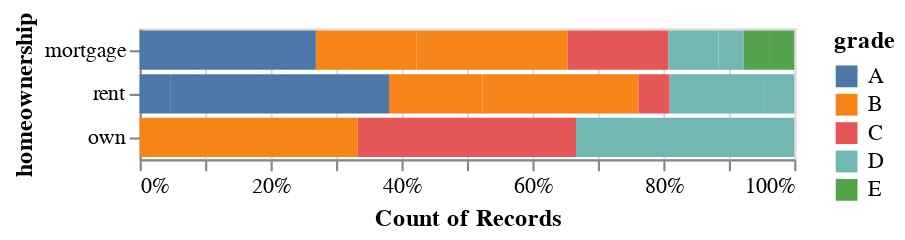

Notebook source saved alongside this figure:
### Code cell
alt.Chart(df).mark_bar().encode(
    x=alt.X('count()', stack='normalize'),
    y=alt.Y('homeownership').sort('-x'), 
    color='grade', 
    tooltip=['count(homeownership)','term']
).interactive()

### Figure 1 — Vega-Lite specification as saved in the notebook (floating-point values rounded to 4 significant figures)
{"config": {"view": {"continuousWidth": 300, "continuousHeight": 300}}, "data": {"name": "data-6518b6c753e8b6e4fb2928371445a5ee"}, "mark": {"type": "bar"}, "encoding": {"color": {"field": "grade", "type": "nominal"}, "tooltip": [{"aggregate": "count", "field": "homeownership", "type": "nominal"}, {"field": "term", "type": "quantitative"}], "x": {"aggregate": "count", "stack": "normalize", "type": "quantitative"}, "y": {"field": "homeownership", "sort": "-x", "type": "nominal"}}, "params": [{"name": "param_3", "select": {"type": "interval", "encodings": ["x", "y"]}, "bind": "scales"}], "$schema": "https://vega.github.io/schema/vega-lite/v5.20.1.json", "datasets": {"data-6518b6c753e8b6e4fb2928371445a5ee": [{"state": "NJ", "emp_length": 3.0, "term": 60, "homeownership": "rent", "annual_income": 59000, "verified_income": "Not Verified", "debt_to_income": 0.5575, "total_credit_limit": 95131, "total_credit_utilized": 32894, "num_cc_carrying_balance": 8, "loan_purpose": "debt_consolidation", "loan_amount": 22000, "grade": "B", "interest_rate": 10.9, "public_record_bankrupt": 0, "loan_status": "Current", "has_second_income": false, "total_income": 59000}, {"state": "CA", "emp_length": 10.0, "term": 36, "homeownership": "rent", "annual_income": 60000, "verified_income": "Not Verified", "debt_to_income": 1.306, "total_credit_limit": 51929, "total_credit_utilized": 78341, "num_cc_carrying_balance": 2, "loan_purpose": "credit_card", "loan_amount": 6000, "grade": "B", "interest_rate": 9.92, "public_record_bankrupt": 1, "loan_status": "Current", "has_second_income": false, "total_income": 60000}, {"state": "SC", "emp_length": null, "term": 36, "homeownership": "mortgage", "annual_income": 75000, "verified_income": "Verified", "debt_to_income": 1.056, "total_credit_limit": 301373, "total_credit_utilized": 79221, "num_cc_carrying_balance": 14, "loan_purpose": "debt_consolidation", "loan_amount": 25000, "grade": "E", "interest_rate": 26.3, "public_record_bankrupt": 0, "loan_status": "Current", "has_second_income": false, "total_income": 75000}, {"state": "CA", "emp_length": 0.0, "term": 36, "homeownership": "rent", "annual_income": 75000, "verified_income": "Not Verified", "debt_to_income": 0.5743, "total_credit_limit": 59890, "total_credit_utilized": 43076, "num_cc_carrying_balance": 10, "loan_purpose": "credit_card", "loan_amount": 6000, "grade": "B", "interest_rate": 9.92, "public_record_bankrupt": 0, "loan_status": "Current", "has_second_income": false, "total_income": 75000}, {"state": "OH", "emp_length": 4.0, "term": 60, "homeownership": "mortgage", "annual_income": 254000, "verified_income": "Not Verified", "debt_to_income": 0.2381, "total_credit_limit": 422619, "total_credit_utilized": 60490, "num_cc_carrying_balance": 2, "loan_purpose": "home_improvement", "loan_amount": 25000, "grade": "B", "interest_rate": 9.43, "public_record_bankrupt": 0, "loan_status": "Current", "has_second_income": false, "total_income": 254000}, {"state": "IN", "emp_length": 6.0, "term": 36, "homeownership": "mortgage", "annual_income": 67000, "verified_income": "Source Verified", "debt_to_income": 1.077, "total_credit_limit": 349825, "total_credit_utilized": 72162, "num_cc_carrying_balance": 4, "loan_purpose": "home_improvement", "loan_amount": 6400, "grade": "B", "interest_rate": 9.92, "public_record_bankrupt": 0, "loan_status": "Current", "has_second_income": false, "total_income": 67000}, {"state": "NY", "emp_length": 2.0, "term": 36, "homeownership": "rent", "annual_income": 28800, "verified_income": "Source Verified", "debt_to_income": 0.09972, "total_credit_limit": 15980, "total_credit_utilized": 2872, "num_cc_carrying_balance": 1, "loan_purpose": "debt_consolidation", "loan_amount": 3000, "grade": "D", "interest_rate": 17.09, "public_record_bankrupt": 0, "loan_status": "Current", "has_second_income": false, "total_income": 28800}, {"state": "MO", "emp_length": 10.0, "term": 36, "homeownership": "mortgage", "annual_income": 80000, "verified_income": "Not Verified", "debt_to_income": 0.3509, "total_credit_limit": 258439, "total_credit_utilized": 28073, "num_cc_carrying_balance": 3, "loan_purpose": "credit_card", "loan_amount": 14500, "grade": "A", "interest_rate": 6.08, "public_record_bankrupt": 0, "loan_status": "Current", "has_second_income": false, "total_income": 80000}, {"state": "FL", "emp_length": 6.0, "term": 60, "homeownership": "rent", "annual_income": 34000, "verified_income": "Not Verified", "debt_to_income": 0.6975, "total_credit_limit": 87705, "total_credit_utilized": 23715, "num_cc_carrying_balance": 10, "loan_purpose": "credit_card", "loan_amount": 10000, "grade": "A", "interest_rate": 7.97, "public_record_bankrupt": 0, "loan_status": "Current", "has_second_income": false, "total_income": 34000}, {"state": "FL", "emp_length": 3.0, "term": 60, "homeownership": "mortgage", "annual_income": 80000, "verified_income": "Source Verified", "debt_to_income": 0.1669, "total_credit_limit": 330394, "total_credit_utilized": 32036, "num_cc_carrying_balance": 4, "loan_purpose": "debt_consolidation", "loan_amount": 18500, "grade": "C", "interest_rate": 12.62, "public_record_bankrupt": 1, "loan_status": "Current", "has_second_income": true, "total_income": 192000}, {"state": "MD", "emp_length": 8.0, "term": 36, "homeownership": "rent", "annual_income": 73000, "verified_income": "Source Verified", "debt_to_income": 0.4143, "total_credit_limit": 36182, "total_credit_utilized": 30246, "num_cc_carrying_balance": 3, "loan_purpose": "debt_consolidation", "loan_amount": 17000, "grade": "D", "interest_rate": 17.09, "public_record_bankrupt": 0, "loan_status": "Current", "has_second_income": false, "total_income": 73000}, {"state": "HI", "emp_length": 10.0, "term": 36, "homeownership": "mortgage", "annual_income": 120000, "verified_income": "Not Verified", "debt_to_income": 0.7989, "total_credit_limit": 452712, "total_credit_utilized": 95869, "num_cc_carrying_balance": 4, "loan_purpose": "credit_card", "loan_amount": 12000, "grade": "A", "interest_rate": 5.31, "public_record_bankrupt": 0, "loan_status": "Current", "has_second_income": false, "total_income": 120000}, {"state": "CT", "emp_length": 10.0, "term": 36, "homeownership": "rent", "annual_income": 100000, "verified_income": "Source Verified", "debt_to_income": 0.2781, "total_credit_limit": 74805, "total_credit_utilized": 27809, "num_cc_carrying_balance": 3, "loan_purpose": "credit_card", "loan_amount": 16000, "grade": "A", "interest_rate": 7.35, "public_record_bankrupt": 0, "loan_status": "Current", "has_second_income": false, "total_income": 100000}, {"state": "NE", "emp_length": 2.0, "term": 36, "homeownership": "mortgage", "annual_income": 105000, "verified_income": "Not Verified", "debt_to_income": 0.2682, "total_credit_limit": 279386, "total_credit_utilized": 28160, "num_cc_carrying_balance": 2, "loan_purpose": "home_improvement", "loan_amount": 16500, "grade": "A", "interest_rate": 5.31, "public_record_bankrupt": 0, "loan_status": "Current", "has_second_income": false, "total_income": 105000}, {"state": "CA", "emp_length": 5.0, "term": 36, "homeownership": "rent", "annual_income": 34000, "verified_income": "Not Verified", "debt_to_income": 0.6293, "total_credit_limit": 33038, "total_credit_utilized": 21396, "num_cc_carrying_balance": 3, "loan_purpose": "debt_consolidation", "loan_amount": 3000, "grade": "A", "interest_rate": 7.96, "public_record_bankrupt": 0, "loan_status": "Current", "has_second_income": false, "total_income": 34000}, {"state": "TX", "emp_length": 2.0, "term": 60, "homeownership": "mortgage", "annual_income": 98000, "verified_income": "Verified", "debt_to_income": 1.107, "total_credit_limit": 319551, "total_credit_utilized": 108496, "num_cc_carrying_balance": 6, "loan_purpose": "credit_card", "loan_amount": 29400, "grade": "E", "interest_rate": 24.85, "public_record_bankrupt": 0, "loan_status": "Fully Paid", "has_second_income": false, "total_income": 98000}, {"state": "HI", "emp_length": 5.0, "term": 60, "homeownership": "rent", "annual_income": 68700, "verified_income": "Source Verified", "debt_to_income": 1.5, "total_credit_limit": 119325, "total_credit_utilized": 103019, "num_cc_carrying_balance": 5, "loan_purpose": "debt_consolidation", "loan_amount": 13500, "grade": "D", "interest_rate": 18.06, "public_record_bankrupt": 0, "loan_status": "Current", "has_second_income": false, "total_income": 68700}, {"state": "CA", "emp_length": 3.0, "term": 60, "homeownership": "rent", "annual_income": 43000, "verified_income": "Source Verified", "debt_to_income": 0.1547, "total_credit_limit": 60693, "total_credit_utilized": 22270, "num_cc_carrying_balance": 4, "loan_purpose": "debt_consolidation", "loan_amount": 18200, "grade": "B", "interest_rate": 10.42, "public_record_bankrupt": 0, "loan_status": "Current", "has_second_income": true, "total_income": 144000}, {"state": "CA", "emp_length": 3.0, "term": 36, "homeownership": "rent", "annual_income": 100000, "verified_income": "Source Verified", "debt_to_income": 0.1382, "total_credit_limit": 69100, "total_credit_utilized": 13823, "num_cc_carrying_balance": 5, "loan_purpose": "other", "loan_amount": 6000, "grade": "A", "interest_rate": 7.96, "public_record_bankrupt": 0, "loan_status": "Current", "has_second_income": false, "total_income": 100000}, {"state": "FL", "emp_length": 10.0, "term": 60, "homeownership": "mortgage", "annual_income": 76000, "verified_income": "Source Verified", "debt_to_income": 0.5898, "total_credit_limit": 249700, "total_credit_utilized": 44826, "num_cc_carrying_balance": 10, "loan_purpose": "debt_consolidation", "loan_amount": 18000, "grade": "D", "interest_rate": 19.42, "public_record_bankrupt": 0, "loan_status": "Current", "has_second_income": false, "total_income": 76000}, {"state": "MS", "emp_length": 10.0, "term": 36, "homeownership": "mortgage", "annual_income": 80000, "verified_income": "Verified", "debt_to_income": 0.7373, "total_credit_limit": 136046, "total_credit_utilized": 124994, "num_cc_carrying_balance": 1, "loan_purpose": "car", "loan_amount": 5000, "grade": "C", "interest_rate": 14.08, "public_record_bankrupt": 0, "loan_status": "Current", "has_second_income": true, "total_income": 169528}, {"state": "WI", "emp_length": 10.0, "term": 60, "homeownership": "mortgage", "annual_income": 50000, "verified_income": "Verified", "debt_to_income": 0.5234, "total_credit_limit": 375828, "total_credit_utilized": 87934, "num_cc_carrying_balance": 11, "loan_purpose": "debt_consolidation", "loan_amount": 40000, "grade": "D", "interest_rate": 20.0, "public_record_bankrupt": 0, "loan_status": "Fully Paid", "has_second_income": true, "total_income": 168000}, {"state": "WV", "emp_length": 0.0, "term": 36, "homeownership": "mortgage", "annual_income": 80000, "verified_income": "Not Verified", "debt_to_income": 0.7045, "total_credit_limit": 197299, "total_credit_utilized": 56363, "num_cc_carrying_balance": 6, "loan_purpose": "debt_consolidation", "loan_amount": 4500, "grade": "B", "interest_rate": 9.44, "public_record_bankrupt": 0, "loan_status": "Fully Paid", "has_second_income": false, "total_income": 80000}, {"state": "CA", "emp_length": 1.0, "term": 36, "homeownership": "rent", "annual_income": 185000, "verified_income": "Not Verified", "debt_to_income": 0.2547, "total_credit_limit": 102500, "total_credit_utilized": 47115, "num_cc_carrying_balance": 2, "loan_purpose": "credit_card", "loan_amount": 15000, "grade": "B", "interest_rate": 9.92, "public_record_bankrupt": 0, "loan_status": "Current", "has_second_income": false, "total_income": 185000}, {"state": "NJ", "emp_length": 5.0, "term": 60, "homeownership": "mortgage", "annual_income": 42000, "verified_income": "Source Verified", "debt_to_income": 0.08667, "total_credit_limit": 64800, "total_credit_utilized": 3640, "num_cc_carrying_balance": 5, "loan_purpose": "house", "loan_amount": 20000, "grade": "B", "interest_rate": 10.91, "public_record_bankrupt": 0, "loan_status": "Current", "has_second_income": false, "total_income": 42000}, {"state": "MA", "emp_length": 2.0, "term": 36, "homeownership": "rent", "annual_income": 100000, "verified_income": "Verified", "debt_to_income": 0.3282, "total_credit_limit": 144700, "total_credit_utilized": 88613, "num_cc_carrying_balance": 4, "loan_purpose": "small_business", "loan_amount": 20000, "grade": "A", "interest_rate": 5.32, "public_record_bankrupt": 0, "loan_status": "Current", "has_second_income": true, "total_income": 270000}, {"state": "TX", "emp_length": 5.0, "term": 36, "homeownership": "mortgage", "annual_income": 65000, "verified_income": "Not Verified", "debt_to_income": 0.2427, "total_credit_limit": 256974, "total_credit_utilized": 15778, "num_cc_carrying_balance": 7, "loan_purpose": "debt_consolidation", "loan_amount": 10000, "grade": "A", "interest_rate": 6.71, "public_record_bankrupt": 0, "loan_status": "Fully Paid", "has_second_income": false, "total_income": 65000}, {"state": "IN", "emp_length": 5.0, "term": 36, "homeownership": "own", "annual_income": 45000, "verified_income": "Not Verified", "debt_to_income": 0.1573, "total_credit_limit": 121323, "total_credit_utilized": 7079, "num_cc_carrying_balance": 4, "loan_purpose": "debt_consolidation", "loan_amount": 9000, "grade": "C", "interest_rate": 15.04, "public_record_bankrupt": 0, "loan_status": "Current", "has_second_income": false, "total_income": 45000}, {"state": "RI", "emp_length": 10.0, "term": 60, "homeownership": "mortgage", "annual_income": 245000, "verified_income": "Verified", "debt_to_income": 0.1674, "total_credit_limit": 495163, "total_credit_utilized": 41004, "num_cc_carrying_balance": 6, "loan_purpose": "credit_card", "loan_amount": 35000, "grade": "B", "interest_rate": 11.98, "public_record_bankrupt": 0, "loan_status": "Current", "has_second_income": false, "total_income": 245000}, {"state": "TX", "emp_length": 0.0, "term": 36, "homeownership": "mortgage", "annual_income": 50000, "verified_income": "Source Verified", "debt_to_income": 0.6397, "total_credit_limit": 203326, "total_credit_utilized": 122818, "num_cc_carrying_balance": 4, "loan_purpose": "debt_consolidation", "loan_amount": 40000, "grade": "C", "interest_rate": 12.62, "public_record_bankrupt": 0, "loan_status": "Current", "has_second_income": true, "total_income": 192000}, {"state": "VA", "emp_length": 0.0, "term": 36, "homeownership": "rent", "annual_income": 116000, "verified_income": "Source Verified", "debt_to_income": 0.5844, "total_credit_limit": 446850, "total_credit_utilized": 67790, "num_cc_carrying_balance": 7, "loan_purpose": "debt_consolidation", "loan_amount": 13125, "grade": "B", "interest_rate": 10.91, "public_record_bankrupt": 0, "loan_status": "Current", "has_second_income": false, "total_income": 116000}, {"state": "NV", "emp_length": 5.0, "term": 36, "homeownership": "mortgage", "annual_income": 30000, "verified_income": "Not Verified", "debt_to_income": 0.512, "total_credit_limit": 190832, "total_credit_utilized": 57345, "num_cc_carrying_balance": 6, "loan_purpose": "home_improvement", "loan_amount": 32000, "grade": "B", "interest_rate": 9.44, "public_record_bankrupt": 0, "loan_status": "Current", "has_second_income": true, "total_income": 112000}, {"state": "MA", "emp_length": 4.0, "term": 60, "homeownership": "mortgage", "annual_income": 80000, "verified_income": "Not Verified", "debt_to_income": 0.2445, "total_credit_limit": 432092, "total_credit_utilized": 53310, "num_cc_carrying_balance": 5, "loan_purpose": "debt_consolidation", "loan_amount": 18000, "grade": "B", "interest_rate": 9.93, "public_record_bankrupt": 0, "loan_status": "Current", "has_second_income": true, "total_income": 218000}, {"state": "CA", "emp_length": 7.0, "term": 36, "homeownership": "rent", "annual_income": 103000, "verified_income": "Source Verified", "debt_to_income": 0.2658, "total_credit_limit": 124900, "total_credit_utilized": 27381, "num_cc_carrying_balance": 5, "loan_purpose": "other", "loan_amount": 30000, "grade": "A", "interest_rate": 7.35, "public_record_bankrupt": 0, "loan_status": "Fully Paid", "has_second_income": false, "total_income": 103000}, {"state": "IL", "emp_length": 5.0, "term": 36, "homeownership": "rent", "annual_income": 58000, "verified_income": "Not Verified", "debt_to_income": 4.777, "total_credit_limit": 236668, "total_credit_utilized": 277081, "num_cc_carrying_balance": 5, "loan_purpose": "credit_card", "loan_amount": 4400, "grade": "D", "interest_rate": 18.45, "public_record_bankrupt": 0, "loan_status": "Current", "has_second_income": false, "total_income": 58000}, {"state": "AZ", "emp_length": 0.0, "term": 36, "homeownership": "own", "annual_income": 55000, "verified_income": "Source Verified", "debt_to_income": 0.2991, "total_credit_limit": 35900, "total_credit_utilized": 16450, "num_cc_carrying_balance": 12, "loan_purpose": "debt_consolidation", "loan_amount": 7000, "grade": "D", "interest_rate": 17.09, "public_record_bankrupt": 0, "loan_status": "Current", "has_second_income": false, "total_income": 55000}, {"state": "MN", "emp_length": null, "term": 36, "homeownership": "mortgage", "annual_income": 65000, "verified_income": "Not Verified", "debt_to_income": 0.7522, "total_credit_limit": 174860, "total_credit_utilized": 48896, "num_cc_carrying_balance": 4, "loan_purpose": "credit_card", "loan_amount": 25000, "grade": "A", "interest_rate": 7.96, "public_record_bankrupt": 0, "loan_status": "Current", "has_second_income": false, "total_income": 65000}, {"state": "IL", "emp_length": 2.0, "term": 36, "homeownership": "rent", "annual_income": 32000, "verified_income": "Source Verified", "debt_to_income": 0.7213, "total_credit_limit": 45594, "total_credit_utilized": 23081, "num_cc_carrying_balance": 4, "loan_purpose": "renewable_energy", "loan_amount": 6500, "grade": "A", "interest_rate": 6.08, "public_record_bankrupt": 1, "loan_status": "Current", "has_second_income": false, "total_income": 32000}, {"state": "MD", "emp_length": 5.0, "term": 36, "homeownership": "mortgage", "annual_income": 325000, "verified_income": "Source Verified", "debt_to_income": 0.3078, "total_credit_limit": 793009, "total_credit_utilized": 100019, "num_cc_carrying_balance": 11, "loan_purpose": "credit_card", "loan_amount": 35000, "grade": "A", "interest_rate": 6.71, "public_record_bankrupt": 0, "loan_status": "Current", "has_second_income": false, "total_income": 325000}, {"state": "MD", "emp_length": 3.0, "term": 36, "homeownership": "rent", "annual_income": 70000, "verified_income": "Source Verified", "debt_to_income": 5.334, "total_credit_limit": 272878, "total_credit_utilized": 373361, "num_cc_carrying_balance": 2, "loan_purpose": "other", "loan_amount": 7500, "grade": "A", "interest_rate": 7.34, "public_record_bankrupt": 0, "loan_status": "Current", "has_second_income": false, "total_income": 70000}, {"state": "CA", "emp_length": 10.0, "term": 60, "homeownership": "mortgage", "annual_income": 160000, "verified_income": "Verified", "debt_to_income": 0.3344, "total_credit_limit": 581604, "total_credit_utilized": 53504, "num_cc_carrying_balance": 3, "loan_purpose": "debt_consolidation", "loan_amount": 38500, "grade": "C", "interest_rate": 12.62, "public_record_bankrupt": 1, "loan_status": "Current", "has_second_income": false, "total_income": 160000}, {"state": "NJ", "emp_length": 6.0, "term": 36, "homeownership": "rent", "annual_income": 50000, "verified_income": "Source Verified", "debt_to_income": 1.257, "total_credit_limit": 90398, "total_credit_utilized": 62872, "num_cc_carrying_balance": 5, "loan_purpose": "credit_card", "loan_amount": 15000, "grade": "C", "interest_rate": 16.02, "public_record_bankrupt": 0, "loan_status": "Current", "has_second_income": false, "total_income": 50000}, {"state": "IL", "emp_length": 10.0, "term": 60, "homeownership": "rent", "annual_income": 71000, "verified_income": "Not Verified", "debt_to_income": 0.7425, "total_credit_limit": 115970, "total_credit_utilized": 52719, "num_cc_carrying_balance": 8, "loan_purpose": "car", "loan_amount": 24000, "grade": "B", "interest_rate": 10.9, "public_record_bankrupt": 0, "loan_status": "Current", "has_second_income": false, "total_income": 71000}, {"state": "MI", "emp_length": 0.0, "term": 36, "homeownership": "mortgage", "annual_income": 85000, "verified_income": "Not Verified", "debt_to_income": 0.8188, "total_credit_limit": 131847, "total_credit_utilized": 69595, "num_cc_carrying_balance": 3, "loan_purpose": "debt_consolidation", "loan_amount": 24000, "grade": "B", "interest_rate": 9.93, "public_record_bankrupt": 0, "loan_status": "Fully Paid", "has_second_income": false, "total_income": 85000}, {"state": "CA", "emp_length": 5.0, "term": 36, "homeownership": "mortgage", "annual_income": 87000, "verified_income": "Source Verified", "debt_to_income": 0.05472, "total_credit_limit": 294946, "total_credit_utilized": 4761, "num_cc_carrying_balance": 3, "loan_purpose": "debt_consolidation", "loan_amount": 12800, "grade": "B", "interest_rate": 9.44, "public_record_bankrupt": 0, "loan_status": "Current", "has_second_income": false, "total_income": 87000}, {"state": "TX", "emp_length": 10.0, "term": 36, "homeownership": "mortgage", "annual_income": 60000, "verified_income": "Not Verified", "debt_to_income": 0.7312, "total_credit_limit": 64017, "total_credit_utilized": 43871, "num_cc_carrying_balance": 5, "loan_purpose": "home_improvement", "loan_amount": 6000, "grade": "B", "interest_rate": 10.42, "public_record_bankrupt": 0, "loan_status": "Current", "has_second_income": false, "total_income": 60000}, {"state": "NV", "emp_length": 0.0, "term": 36, "homeownership": "mortgage", "annual_income": 58500, "verified_income": "Verified", "debt_to_income": 0.3968, "total_credit_limit": 49234, "total_credit_utilized": 23214, "num_cc_carrying_balance": 2, "loan_purpose": "debt_consolidation", "loan_amount": 30000, "grade": "D", "interest_rate": 21.45, "public_record_bankrupt": 0, "loan_status": "Current", "has_second_income": false, "total_income": 58500}, {"state": "NH", "emp_length": 2.0, "term": 36, "homeownership": "rent", "annual_income": 50000, "verified_income": "Source Verified", "debt_to_income": 0.5026, "total_credit_limit": 39814, "total_credit_utilized": 25131, "num_cc_carrying_balance": 4, "loan_purpose": "debt_consolidation", "loan_amount": 5825, "grade": "B", "interest_rate": 10.91, "public_record_bankrupt": 0, "loan_status": "Current", "has_second_income": false, "total_income": 50000}, {"state": "IL", "emp_length": 2.0, "term": 36, "homeownership": "own", "annual_income": 103000, "verified_income": "Not Verified", "debt_to_income": 0.9736, "total_credit_limit": 150027, "total_credit_utilized": 100280, "num_cc_carrying_balance": 4, "loan_purpose": "debt_consolidation", "loan_amount": 20000, "grade": "B", "interest_rate": 9.43, "public_record_bankrupt": 0, "loan_status": "Current", "has_second_income": false, "total_income": 103000}, {"state": "TX", "emp_length": 9.0, "term": 36, "homeownership": "mortgage", "annual_income": 77500, "verified_income": "Verified", "debt_to_income": 0.6779, "total_credit_limit": 390156, "total_credit_utilized": 52534, "num_cc_carrying_balance": 2, "loan_purpose": "other", "loan_amount": 15000, "grade": "A", "interest_rate": 6.08, "public_record_bankrupt": 0, "loan_status": "Current", "has_second_income": false, "total_income": 77500}]}}
